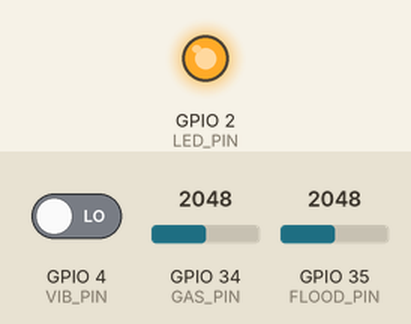
Bench run of a sketch on a simulated ESP32. On the bench: output pins drawn as LEDs (lit = HIGH). Dashed ring = blinking. The test bench sets the inputs (shaded band); at power-on: GPIO 4 (VIB_PIN) LOW, GPIO 34 (GAS_PIN) = 2048, GPIO 35 (FLOOD_PIN) = 2048. What the sketch prints to the serial monitor is not drawn.

Above: at 1.3 s.
At 3.41 s:
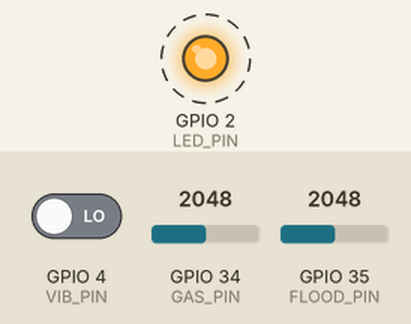
3.7 s: GPIO 4 (VIB_PIN) driven HIGH
At 5.7 s:
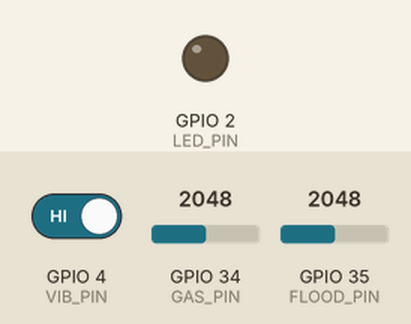
6.7 s: GPIO 34 (GAS_PIN) set to 2866
9.7 s: GPIO 35 (FLOOD_PIN) set to 2437
12.7 s: GPIO 35 (FLOOD_PIN) set to 2573
15.7 s: GPIO 34 (GAS_PIN) set to 3502
18.7 s: GPIO 34 (GAS_PIN) set to 3587
Timing chart, 0 to 22.7 s (numbered marks = the images above; inputs shaded):
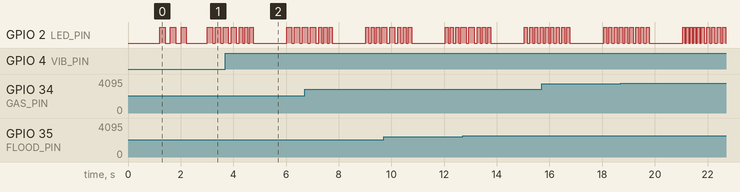

The sketch:

Node_C.ino
```cpp
// ============================================================
//  Node_C.ino  —  Multi-Sensor Alert Node
//  Adaptive Wireless Mesh Communication System v2.0
//
//  Role: Reads vibration, gas, and flood sensors. Sends
//        structured JSON alerts over ESP-NOW mesh when
//        thresholds are breached. Includes per-sensor
//        cooldown, severity classification, and ACK tracking.
//
//  Sensors wired:
//    SW-420 vibration  → GPIO 4  (digital)
//    MQ-2  gas sensor  → GPIO 34 (analog, ADC1)
//    Water level       → GPIO 35 (analog, ADC1)
//
//  Libraries required:
//    - ArduinoJson  by Benoit Blanchon  (v6.x)
// ============================================================

#include <esp_now.h>
#include <WiFi.h>
#include <esp_wifi.h>
#include <ArduinoJson.h>
#include "config.h"

// ── Override node name for this file ─────────────────────────
#undef  NODE_NAME
#define NODE_NAME "C"

// ── Broadcast address ────────────────────────────────────────
static const uint8_t BROADCAST_MAC[6] = {0xFF,0xFF,0xFF,0xFF,0xFF,0xFF};

// ── Sensor state ─────────────────────────────────────────────
struct SensorState {
  // Vibration
  unsigned long lastVibAlert  = 0;
  uint32_t      vibCount      = 0;   // Total vibration events detected

  // Gas
  unsigned long lastGasAlert  = 0;
  int           gasBaseline   = 0;   // Calibrated at boot
  uint32_t      gasAlerts     = 0;

  // Flood
  unsigned long lastFloodAlert = 0;
  uint32_t      floodAlerts    = 0;
};

// ── Node state ────────────────────────────────────────────────
struct NodeState {
  unsigned long lastHeartbeat = 0;
  unsigned long bootTime      = 0;
  uint32_t      packetsSent   = 0;
  uint32_t      sendFailures  = 0;
  uint32_t      packetsRx     = 0;
};

static SensorState sensors;
static NodeState   state;
static esp_now_peer_info_t broadcastPeer;

// ── Forward declarations ──────────────────────────────────────
void    sendAlert(const char* sensor, float value, const char* severity, const char* desc);
void    sendHeartbeat();
void    sendJson(const String& type, JsonDocument& doc);
void    calibrateGas();
const char* classifySeverity(const char* sensorType, float value);
void    blinkLED(int times, int onMs, int offMs);

// ─────────────────────────────────────────────────────────────
//  ESP-NOW callbacks
// ─────────────────────────────────────────────────────────────

void IRAM_ATTR onDataSent(const uint8_t* mac, esp_now_send_status_t status) {
  if (status != ESP_NOW_SEND_SUCCESS) state.sendFailures++;
}

void onDataRecv(const esp_now_recv_info* info, const uint8_t* data, int len) {
  state.packetsRx++;

  char buf[250];
  int  copyLen = min(len, 249);
  memcpy(buf, data, copyLen);
  buf[copyLen] = '\0';

  StaticJsonDocument<256> doc;
  if (deserializeJson(doc, buf) != DeserializationError::Ok) return;

  const char* type = doc["type"] | "";

  // On receiving an ACK addressed to us, log it
  if (strcmp(type, MSG_ACK) == 0 && doc["to"] == NODE_NAME) {
    Serial.printf("[ACK ] Delivery confirmed by Node %s\n",
                  (const char*)doc["node"]);
    blinkLED(1, 50, 0);
  }
}

// ─────────────────────────────────────────────────────────────
//  Gas sensor calibration (runs at boot)
// ─────────────────────────────────────────────────────────────

void calibrateGas() {
  Serial.print("[INFO] Calibrating gas sensor");
  long sum = 0;
  for (int i = 0; i < 20; i++) {
    sum += analogRead(GAS_PIN);
    delay(50);
    if (i % 5 == 0) Serial.print(".");
  }
  sensors.gasBaseline = sum / 20;
  Serial.printf("\n[INFO] Gas baseline = %d ADC units\n", sensors.gasBaseline);
}

// ─────────────────────────────────────────────────────────────
//  Severity classifier
// ─────────────────────────────────────────────────────────────

const char* classifySeverity(const char* sensorType, float value) {
  if (strcmp(sensorType, ALERT_GAS) == 0) {
    if (value > sensors.gasBaseline + 1500) return "CRITICAL";
    if (value > sensors.gasBaseline + 800)  return "HIGH";
    return "MEDIUM";
  }
  if (strcmp(sensorType, ALERT_FLOOD) == 0) {
    if (value > 3500) return "CRITICAL";
    if (value > 2500) return "HIGH";
    return "MEDIUM";
  }
  // Vibration is binary — digital sensor
  return "HIGH";
}

// ─────────────────────────────────────────────────────────────
//  JSON send helper with retry
// ─────────────────────────────────────────────────────────────

void sendJson(const String& type, JsonDocument& doc) {
  doc["node"] = NODE_NAME;
  doc["type"] = type;
  doc["ts"]   = millis();
  doc["ver"]  = NODE_VERSION;

  char buf[300];
  size_t len = serializeJson(doc, buf);

  for (int attempt = 1; attempt <= MAX_RETRY_COUNT; attempt++) {
    esp_err_t result = esp_now_send(BROADCAST_MAC, (const uint8_t*)buf, len);
    if (result == ESP_OK) {
      state.packetsSent++;
      return;
    }
    Serial.printf("[WARN] Send attempt %d/%d failed\n", attempt, MAX_RETRY_COUNT);
    delay(RETRY_DELAY_MS);
  }

  Serial.println("[ERROR] Packet dropped after max retries");
  state.sendFailures++;
}

// ─────────────────────────────────────────────────────────────
//  Alert sender
// ─────────────────────────────────────────────────────────────

void sendAlert(const char* sensor, float value, const char* severity, const char* desc) {
  StaticJsonDocument<300> doc;
  doc["sensor"]   = sensor;
  doc["value"]    = value;
  doc["severity"] = severity;
  doc["desc"]     = desc;
  doc["uptime"]   = millis() - state.bootTime;

  sendJson(MSG_ALERT, doc);

  Serial.printf("[ALERT] %-10s | severity=%-8s | value=%.1f | %s\n",
                sensor, severity, value, desc);

  // Visual feedback — blink pattern by severity
  if (strcmp(severity, "CRITICAL") == 0) blinkLED(5, 80,  60);
  else if (strcmp(severity, "HIGH") == 0) blinkLED(3, 120, 80);
  else                                     blinkLED(2, 200, 100);
}

// ─────────────────────────────────────────────────────────────
//  Heartbeat
// ─────────────────────────────────────────────────────────────

void sendHeartbeat() {
  StaticJsonDocument<256> doc;
  doc["uptime_ms"]    = millis() - state.bootTime;
  doc["tx_ok"]        = state.packetsSent;
  doc["tx_fail"]      = state.sendFailures;
  doc["vib_events"]   = sensors.vibCount;
  doc["gas_alerts"]   = sensors.gasAlerts;
  doc["flood_alerts"] = sensors.floodAlerts;
  doc["gas_now"]      = analogRead(GAS_PIN);
  doc["flood_now"]    = analogRead(FLOOD_PIN);

  sendJson(MSG_HEARTBEAT, doc);
  Serial.printf("[BEAT] Heartbeat — uptime=%lums vib=%u gas=%u flood=%u\n",
                millis() - state.bootTime,
                sensors.vibCount, sensors.gasAlerts, sensors.floodAlerts);
}

// ─────────────────────────────────────────────────────────────
//  Sensor polling
// ─────────────────────────────────────────────────────────────

void pollVibration() {
  if (digitalRead(VIB_PIN) == HIGH) {
    sensors.vibCount++;
    unsigned long now = millis();
    if (now - sensors.lastVibAlert > ALERT_COOLDOWN_MS) {
      sensors.lastVibAlert = now;
      sendAlert(ALERT_VIBRATION, 1.0f, "HIGH",
                "Seismic vibration detected at Node C");
    }
  }
}

void pollGas() {
  int raw = analogRead(GAS_PIN);
  if (raw > GAS_THRESHOLD) {
    unsigned long now = millis();
    if (now - sensors.lastGasAlert > ALERT_COOLDOWN_MS) {
      sensors.lastGasAlert = now;
      sensors.gasAlerts++;
      const char* sev = classifySeverity(ALERT_GAS, raw);
      char desc[64];
      snprintf(desc, sizeof(desc),
               "Gas concentration elevated — ADC=%d (baseline=%d)",
               raw, sensors.gasBaseline);
      sendAlert(ALERT_GAS, raw, sev, desc);
    }
  }
}

void pollFlood() {
  int raw = analogRead(FLOOD_PIN);
  if (raw > FLOOD_THRESHOLD) {
    unsigned long now = millis();
    if (now - sensors.lastFloodAlert > ALERT_COOLDOWN_MS) {
      sensors.lastFloodAlert = now;
      sensors.floodAlerts++;
      const char* sev = classifySeverity(ALERT_FLOOD, raw);
      char desc[48];
      snprintf(desc, sizeof(desc), "Water level critical — ADC=%d", raw);
      sendAlert(ALERT_FLOOD, raw, sev, desc);
    }
  }
}

// ─────────────────────────────────────────────────────────────
//  Utility
// ─────────────────────────────────────────────────────────────

void blinkLED(int times, int onMs, int offMs) {
  for (int i = 0; i < times; i++) {
    digitalWrite(LED_PIN, HIGH); delay(onMs);
    digitalWrite(LED_PIN, LOW);  delay(offMs);
  }
}

// ─────────────────────────────────────────────────────────────
//  Setup
// ─────────────────────────────────────────────────────────────

void setup() {
  Serial.begin(SERIAL_BAUD);
  delay(200);

  Serial.println("\n========================================");
  Serial.printf("  Mesh Node %s  |  Firmware v%s\n", NODE_NAME, NODE_VERSION);
  Serial.println("  Role: Multi-Sensor Alert Node");
  Serial.println("========================================");

  pinMode(LED_PIN, OUTPUT);
  digitalWrite(LED_PIN, LOW);

  // Sensor pins
  pinMode(VIB_PIN,   INPUT);
  pinMode(GAS_PIN,   INPUT);
  pinMode(FLOOD_PIN, INPUT);

  // Wi-Fi + ESP-NOW
  WiFi.mode(WIFI_STA);
  WiFi.disconnect();
  esp_wifi_set_channel(WIFI_CHANNEL, WIFI_SECOND_CHAN_NONE);

  if (esp_now_init() != ESP_OK) {
    Serial.println("[ERROR] ESP-NOW init failed — halting");
    while (true) blinkLED(5, 50, 50);
  }

  esp_now_register_send_cb(onDataSent);
  esp_now_register_recv_cb(onDataRecv);

  memset(&broadcastPeer, 0, sizeof(broadcastPeer));
  memcpy(broadcastPeer.peer_addr, BROADCAST_MAC, 6);
  broadcastPeer.channel = WIFI_CHANNEL;
  broadcastPeer.encrypt = false;

  if (esp_now_add_peer(&broadcastPeer) != ESP_OK) {
    Serial.println("[ERROR] Failed to add broadcast peer — halting");
    while (true) blinkLED(5, 50, 50);
  }

  // Calibrate gas sensor against fresh air baseline
  calibrateGas();

  state.bootTime = millis();
  blinkLED(3, 200, 200);
  Serial.printf("[INFO] Node %s ready — monitoring vibration, gas, flood\n", NODE_NAME);
  Serial.println("========================================\n");
}

// ─────────────────────────────────────────────────────────────
//  Main loop
// ─────────────────────────────────────────────────────────────

void loop() {
  unsigned long now = millis();

  // Poll all sensors every loop iteration (fast — 10ms cycle)
  pollVibration();
  pollGas();
  pollFlood();

  // Periodic heartbeat
  if (now - state.lastHeartbeat >= HEARTBEAT_INTERVAL_MS) {
    sendHeartbeat();
    state.lastHeartbeat = now;
  }

  delay(10);  // 10ms loop — fast enough for vibration sensor
}
```

config.h
```cpp
// ============================================================
//  config.h  —  Shared configuration for all mesh nodes
//  Adaptive Wireless Mesh Communication System
//  Edit ONLY this file when deploying to a new node.
// ============================================================

#ifndef CONFIG_H
#define CONFIG_H

// ── Node Identity ───────────────────────────────────────────
// Set this to "A", "B", or "C" before flashing each board.
// Node D is LoRa gateway — uses Node_D firmware separately.
#define NODE_NAME        "A"
#define NODE_VERSION     "2.0.0"

// ── ESP-NOW / Wi-Fi ─────────────────────────────────────────
#define WIFI_CHANNEL     1          // All mesh nodes must share the same channel
#define TX_POWER         WIFI_POWER_19_5dBm

// ── Timing ──────────────────────────────────────────────────
#define HEARTBEAT_INTERVAL_MS     5000   // Send heartbeat every 5 seconds
#define ALERT_COOLDOWN_MS         3000   // Minimum gap between same-type alerts
#define NODE_OFFLINE_TIMEOUT_MS  15000   // Node marked OFFLINE after 15s silence
#define MAX_RETRY_COUNT               3  // Retransmit failed packets up to 3 times
#define RETRY_DELAY_MS              200  // Wait 200ms between retries

// ── Sensors (Node C) ─────────────────────────────────────────
#define VIB_PIN          4    // SW-420 vibration sensor → GPIO 4
#define GAS_PIN         34    // MQ-2 gas sensor analog → GPIO 34
#define FLOOD_PIN       35    // Water level sensor analog → GPIO 35
#define GAS_THRESHOLD  2000   // ADC units (0–4095) above which gas alert fires
#define FLOOD_THRESHOLD 1800  // ADC units above which flood alert fires

// ── LoRa (Node D gateway) ───────────────────────────────────
#define LORA_SCK        18
#define LORA_MISO       19
#define LORA_MOSI       23
#define LORA_SS          5
#define LORA_RST        14
#define LORA_DIO0        2
#define LORA_FREQ       433E6   // Match your module: 433E6 / 868E6 / 915E6
#define LORA_SF         12      // Spreading factor — higher = longer range, slower
#define LORA_BW         125E3   // Bandwidth
#define LORA_CR          5      // Coding rate 4/5
#define LORA_SYNC_WORD  0x34    // Private network sync word

// ── LED ──────────────────────────────────────────────────────
#define LED_PIN          2    // Onboard LED on most ESP32 dev boards

// ── Serial ───────────────────────────────────────────────────
#define SERIAL_BAUD    115200

// ── Message Types ────────────────────────────────────────────
#define MSG_HEARTBEAT  "HEARTBEAT"
#define MSG_ALERT      "ALERT"
#define MSG_ACK        "ACK"
#define MSG_STATUS     "STATUS"

// ── Alert Subtypes ───────────────────────────────────────────
#define ALERT_VIBRATION  "VIBRATION"
#define ALERT_GAS        "GAS"
#define ALERT_FLOOD      "FLOOD"

#endif // CONFIG_H
```
